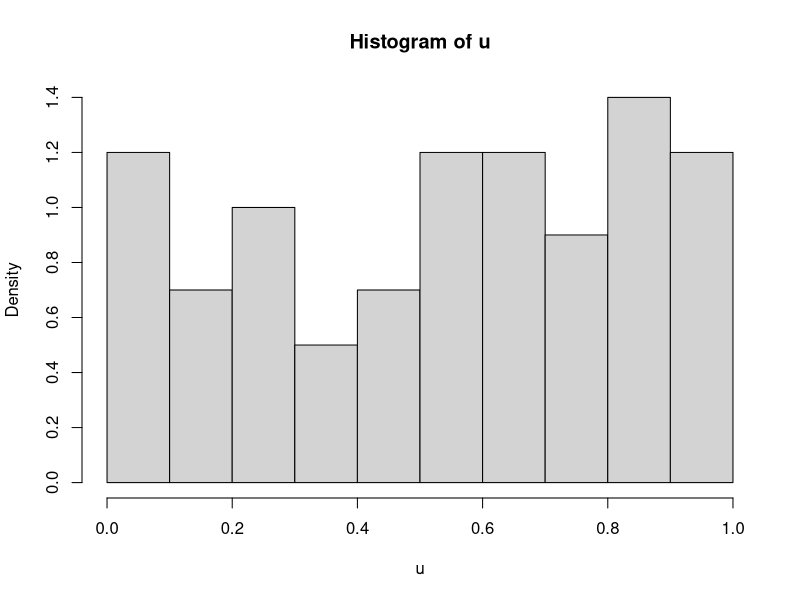
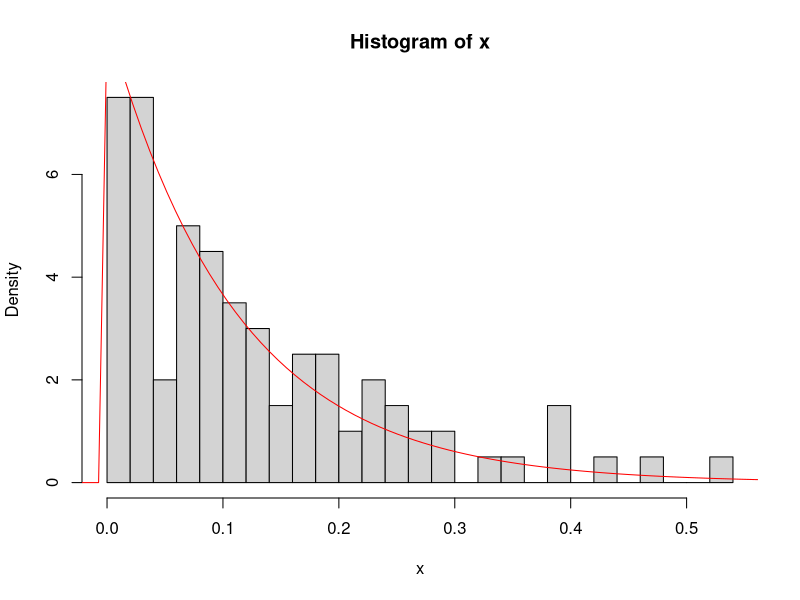
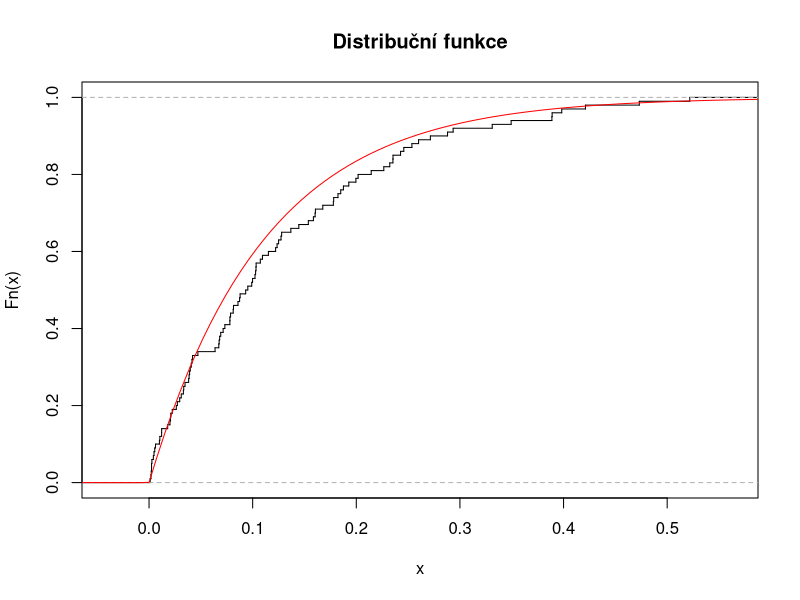
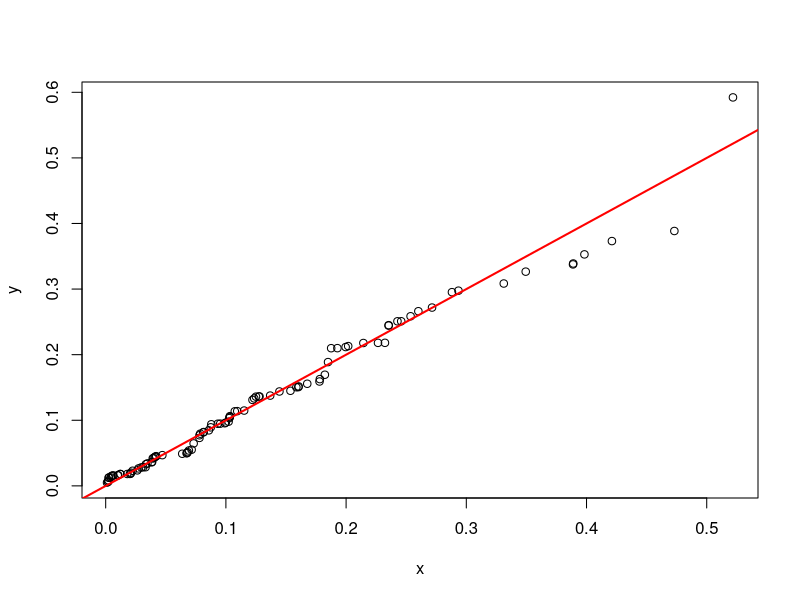
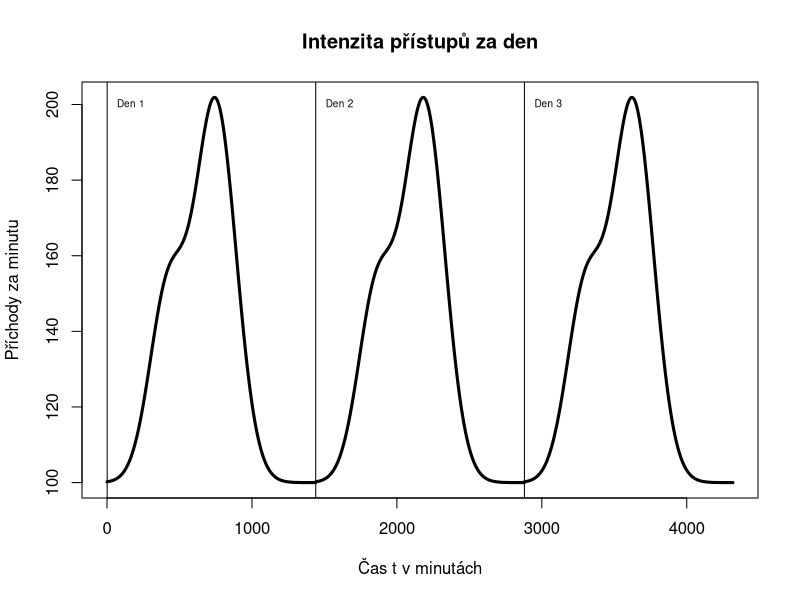
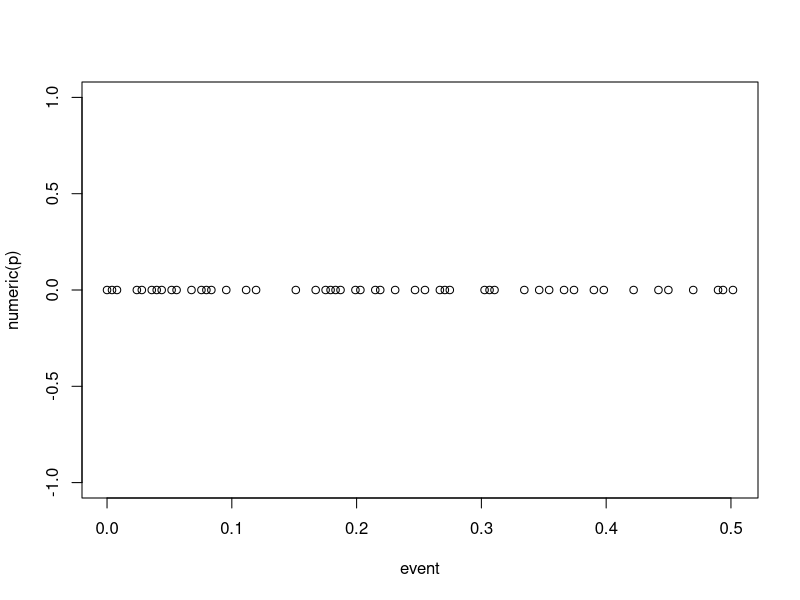
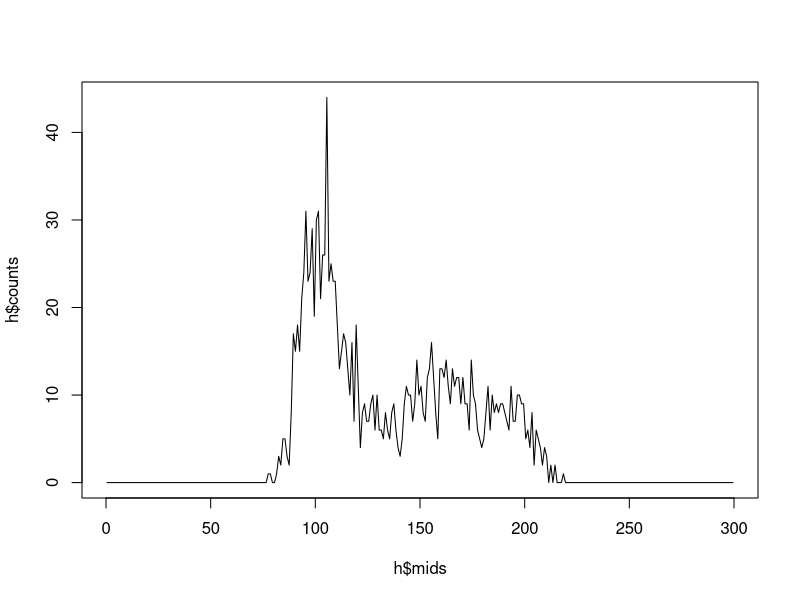
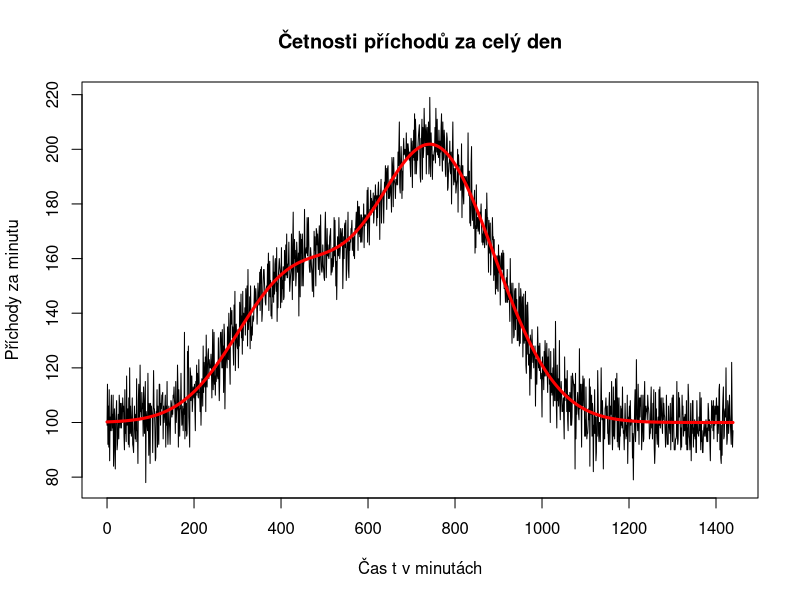

These charts were generated, in order, by the following R code:
# http://en.wikipedia.org/wiki/Exponential_distribution#Generating_exponential_variates
K = nchar('Tomas') # jmeno
L = nchar('Nesrovnal') # prijmeni

#################################################################
# 1

n = K*20
u=runif(n, min=0, max=1) # Generuje n náhodných hodnot z UNIF(0,1)
x=-log(1-u)/L # Exp rozdělení z rovnoměrného inverzní distr. fcí.

#################################################################
# 1.2
hist(u, freq=FALSE)
hist(x, breaks=5*K, freq=FALSE) # Histogram našich hodnot
#help(hist) freq --> logical;
#if TRUE, the histogram graphic is a representation of frequencies, the counts component of the result;
#if FALSE, probability densities, component density, are plotted (so that the histogram has a total area of one).
xWidth=max(x)-min(x) # Rozpětí hodnot
xGrid=seq(min(x)-0.2*xWidth,max(x)+0.2*xWidth,length=n) # vytvoří hodnoty kvantilů (?)
lines (xGrid,dexp(xGrid, rate=L), col='red') # přiloží graf hustoty k histogramu

################################################################
# 1.3
plot(ecdf(x), verticals=TRUE, do.points = FALSE, main="Distribuční funkce") # Opsáno ze zadáni, graf emp. exp. fce
lines (xGrid,pexp(xGrid, rate = L), col='red')  # přiloží graf teoretické fce

################################################################
# 1.4
y=rexp(n, rate=L) # hodnoty ze stejného rozdělení jako se kterým porovnáváme
qqplot(x, y)
abline(0,1, col='red', lwd=2)
#Pokud jsou hodnoty obou rozdělení stejné, ležely by na červené čáře. Hodnoty nejdál od čáry se nejvíce vychylují.

################################################################
# 1.5

################################################################
# 1.6

chisq.test(x, p=y/sum(y)) 

# Chi-squared test for given probabilities
# data:  x
# X-squared = 58.0799, df = 99, p-value = 0.9997
# Warning message:
# In chisq.test(x, p = y/sum(y)) : Chi-squared approximation may be incorrect

#TODO: najit ks.test a zkusit to podle toho

###############################################################
# 2.1

lambda = function(t){100+50*exp(-(t-420)^2/(3600*L))+100*
                       exp(-(L*(-30*L+t-480)^2)/360000)}
# prvni perioda
t=seq(0,3*(24*60)-1)
#TODO: popsat osu v levo
plot(t,lambda(t%%(24*60)),lty="solid",lwd=3,type='l',
     main="Intenzita přístupů za den",
     ylab="Příchody za minutu",
     xlab="Čas t v minutách")
text(0, 200, "Den 1", cex=0.6, pos=4)
text(24*60, 200, "Den 2", cex=0.6, pos=4)
text(24*120, 200, "Den 3", cex=0.6, pos=4)
abline(h = 0, v = 01)
abline(h = 0, v = 24*60)
abline(h = 0, v = 24*120)
###############################################################
# 2.2

p = K*10 # prichod
event = numeric(p) #array TODO: prejmenovat
s = 10^-(2.4) # step
t = 0 # time = Aktuální čas
i = p # iterator

# Cyklus simuluje ubíhající čas (po skocích delta) a na základě
# funkce lambda generuje příchod zákazníka
while (0 < i) {
  if (runif(1, min=0, max=1) < lambda(t) * s) {
    i = i - 1
    event[i] = t # oznacime cas udalosti
  }
  t = t + s
} 
plot(event, numeric(p))

#################################################################
# 2.3

day = 24*60
cetnosti_za_minutu = numeric(day) # pro cely den
day_seq = seq(0,day-1)
`+<-` <- `+`
t = 0
while (t < day) {
  if (runif(1, min=0, max=1) < lambda(t) * s) {
    `+`(cetnosti_za_minutu[(t %/% 1)+1])<-1
  }
  t = t + s
}

# edux style - nefunguje to a chce se mi brecet
h = hist(cetnosti_za_minutu, plot=FALSE, breaks=seq(0,300))
plot(h$mids, h$counts, type="l")
lines(day_seq,lambda(day_seq), lwd=3, col='red')

# fitwiki style
plot(day_seq, cetnosti_za_minutu, lwd=1, type='l',
      main="Četnosti příchodů za celý den",
      ylab="Příchody za minutu",
      xlab="Čas t v minutách")
lines(day_seq,lambda(day_seq), lwd=3, col='red')

############################################################################
# 3
kuryr = K/(K+L)                   # Pravděpodobnost, že si vezmou kurýra
za_minutu_kuryr = numeric(day) # Vektor uchovávající počet odvozů kurýrem po minutach
za_minutu_posta = numeric(day) # Vektor uchovávající počet odvozů poštou po minutach

i = 1                             # Index
# Cyklus prochází všechny minutové výskyty a spočíta pravděpodobnosti, že zákazník použije kurýra
while (i<=day) {
  j = 1                           # Index
  while (j<=cetnosti_za_minutu[i]) {
    rand = runif(1, min=0, max=1) # Náhodná hodnota [0,1]
    if (rand < kuryr) {           # S danou pravděpodobností zvolí kurýra
      za_minutu_kuryr[i] = za_minutu_kuryr[i] + 1
    }else{                        # Pokud nezvolí kurýra zvolí si poštu
      za_minutu_posta[i] = za_minutu_posta[i] + 1
    }
    j = j + 1
  }
  i = i + 1
}


plot  (day_seq,za_minutu_posta,    lwd=1, col='grey', type='l') # Vykreslí experimentálně zjištěná data
lines (day_seq,lambda(day_seq)*(1-kuryr), lwd=3, col='red')            # Přiloží graf teoretické fce

lines (day_seq,za_minutu_kuryr, lwd=1, col='grey', type='l')    # Vykreslí experimentálně zjištěná data
lines (day_seq,lambda(day_seq)*kuryr,  lwd=3, col='blue')              # Přiloží graf teoretické fce
